Frame 1 (no input): blank canvas, image omitted
Frame 60 (no input): blank canvas, image omitted
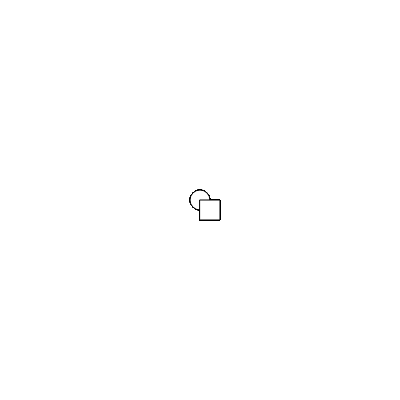
Frame 120 (the mouse pressed at the canvas centre since frame 60)

The p5.js sketch whose frames 1 and 60 were blank and that drew this single picture after the mouse press (run headless with seeded random() and noise() and a simulated clock; from frame 60 on, the mouse is pressed at the canvas centre):

// p5.js sketch
// ── sketch.js
function setup() {
  createCanvas(400, 400);
}

function draw() {
  if (mouseIsPressed) 
  { 

    //circle
    if(mouseX > 200) {
      fill(random(0,255),random(0, 255),random(0, 255));
    }
    if(mouseX < 200) {
      fill(250,0,0);
    }
    ellipse(mouseX , mouseY , 20,20);
    
    //Rectangle
    if(mouseX < 200) {
      fill(random(0,255),random(0, 255),random(0, 255));
    }
    if(mouseX > 200) {
      fill(0,0,250);
    }
    rect(mouseX, mouseY, 20,20);
  }
  
}
